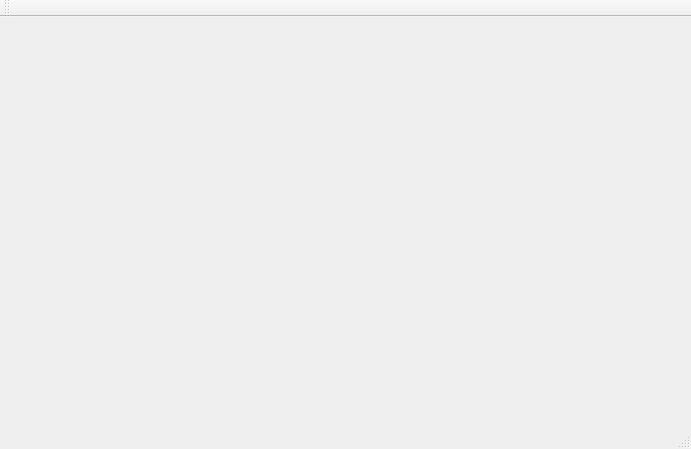
<?xml version="1.0" encoding="UTF-8"?>
<ui version="4.0">
 <class>MainWindow</class>
 <widget class="QMainWindow" name="MainWindow">
  <property name="geometry">
   <rect>
    <x>0</x>
    <y>0</y>
    <width>691</width>
    <height>449</height>
   </rect>
  </property>
  <property name="windowTitle">
   <string>MainWindow</string>
  </property>
  <widget class="QWidget" name="centralWidget">
   <widget class="QCustomPlot" name="widget" native="true">
    <property name="geometry">
     <rect>
      <x>320</x>
      <y>50</y>
      <width>351</width>
      <height>221</height>
     </rect>
    </property>
   </widget>
   <widget class="QWidget" name="gridLayoutWidget">
    <property name="geometry">
     <rect>
      <x>0</x>
      <y>0</y>
      <width>2</width>
      <height>2</height>
     </rect>
    </property>
    <layout class="QGridLayout" name="gridLayout"/>
   </widget>
  </widget>
  <widget class="QMenuBar" name="menuBar">
   <property name="geometry">
    <rect>
     <x>0</x>
     <y>0</y>
     <width>691</width>
     <height>21</height>
    </rect>
   </property>
  </widget>
  <widget class="QToolBar" name="mainToolBar">
   <attribute name="toolBarArea">
    <enum>TopToolBarArea</enum>
   </attribute>
   <attribute name="toolBarBreak">
    <bool>false</bool>
   </attribute>
  </widget>
  <widget class="QStatusBar" name="statusBar"/>
 </widget>
 <layoutdefault spacing="6" margin="11"/>
 <customwidgets>
  <customwidget>
   <class>QCustomPlot</class>
   <extends>QWidget</extends>
   <header>qcustomplot.h</header>
   <container>1</container>
  </customwidget>
 </customwidgets>
 <resources/>
 <connections/>
</ui>
